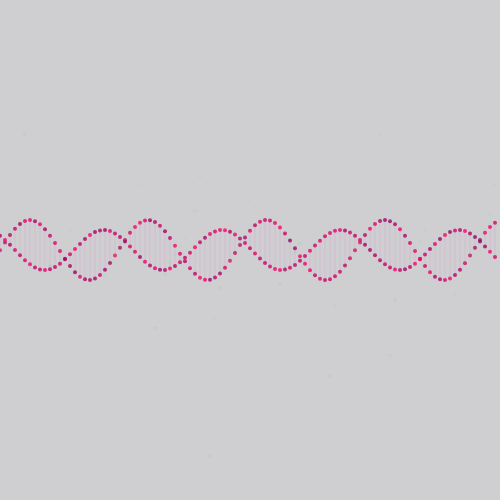
Frame 1 (no input)
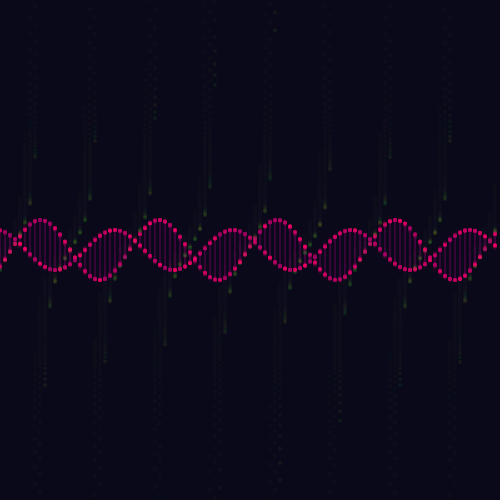
Frame 60 (no input)
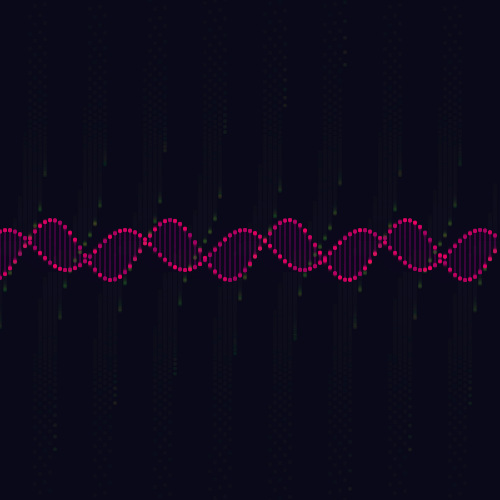
Frame 120 (the mouse pressed at the canvas centre since frame 60)

The p5.js sketch that drew these frames (run headless with seeded random() and noise() and a simulated clock; from frame 60 on, the mouse is pressed at the canvas centre):

// p5.js sketch
// ── sketch.js
var CircleNum 
var Diameter = 4;

function setup() { 
  createCanvas(500, 500);
  CircleNum = 100;

} 
function draw() { 

  background(15,15,30,50);
  
  for ( i = 0; i < CircleNum; i++) {
    var g = map(524, 0, 640,100, 255); // can change to mouseX 
  	var b = map(524, 0, 640, 255, 0);  // can change to mouseX 

  	var x = i*(width)/(CircleNum);
    fill(random(150,255), 0, 100, 200); // PINK
    noStroke();
    ellipse(x, height/2+30*sin(50*i+frameCount/100),  Diameter,Diameter); //3.5
    
  	var x2 = i*(width)/(CircleNum);
	
    fill(random(150,255), 0, 100, 200);
    noStroke();
    ellipse(x2, height/2+20*cos(PI*(3/4)+50*i+frameCount/100),  Diameter,Diameter);
    
    strokeWeight(0.1);
    stroke(255,0, 200);
    line(x,height/2+30*sin(50*i+frameCount/100),
      x2,height/2+20*cos(PI*(3/4)+50*i+frameCount/100))
      
		var x3 = i*(width)/(CircleNum);
		fill(random (0,255),g,b,20);
		noStroke();
		ellipse(x3,height/2+30*tan(50*i+frameCount/100),Diameter,Diameter);
  	
  }
  
  
}
